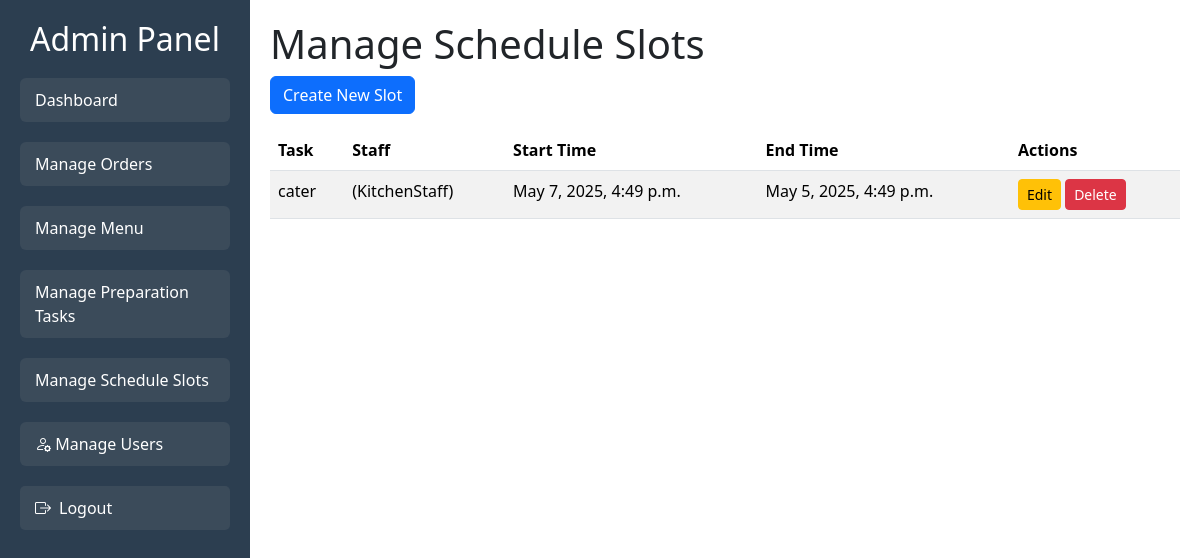
The app's page /preparation/schedule-slots/ with its own data.
### preparation/models.py (models this page shows, shortened)
class ScheduleSlot(models.Model):
    start_time = models.DateTimeField()
    end_time = models.DateTimeField()
    staff = models.ForeignKey(
        settings.AUTH_USER_MODEL,
        on_delete=models.CASCADE,
        limit_choices_to={'role__in': ['KitchenStaff', 'DeliveryStaff']}
    )
    task = models.ForeignKey(PrepTask, on_delete=models.CASCADE)

class PrepTask(models.Model):
    class Status(models.TextChoices):
        TODO = 'To Do', 'To Do'
        IN_PROGRESS = 'In Progress', 'In Progress'
        DONE = 'Done', 'Done'
    task_name = models.CharField(max_length=255)
    assigned_to = models.ForeignKey(
        settings.AUTH_USER_MODEL,
        on_delete=models.SET_NULL,
        null=True,
        blank=True,
        limit_choices_to={'role': 'KitchenStaff'},
        related_name='prep_tasks'
    )
    due_time = models.DateTimeField()
    status = models.CharField(max_length=20, choices=Status.choices, default=Status.TODO)
    related_order = models.ForeignKey(Order, on_delete=models.SET_NULL, null=True, blank=True)

### users/models.py (models this page shows)
class User(AbstractUser):
    class Roles(models.TextChoices):
        ADMIN = 'Admin', 'Admin'
        KITCHEN = 'KitchenStaff', 'Kitchen Staff'
        DELIVERY = 'DeliveryStaff', 'Delivery Staff'
        ORDER_MANAGER = 'OrderManager', 'Order Manager'
        CUSTOMER = 'Customer', 'Customer'
    role = models.CharField(
        max_length=20,
        choices=Roles.choices,
        default=Roles.CUSTOMER
    )
    def __str__(self):
        return f"{self.get_full_name()} ({self.role})"

### preparation/views.py (the view)
# urls.py: path('schedule-slots/', views.ScheduleSlotListView.as_view(), name='schedule_slot_changelist'),
class ScheduleSlotListView(ListView):
    model = ScheduleSlot
    template_name = 'preparation/schedule_slot_list.html'
    context_object_name = 'schedule_slots'

### preparation/templates/preparation/schedule_slot_list.html (shortened to what this page needs)
{% extends 'base_for_admin.html' %}
{% block content %}
<h1>Manage Schedule Slots</h1>
<a href="{% url 'preparation:schedule_slot_create' %}" class="btn btn-primary">Create New Slot</a>
<table class="table table-striped mt-3">
    <thead>
        <tr>
            <th>Task</th>
            <th>Staff</th>
            <th>Start Time</th>
            <th>End Time</th>
            <th>Actions</th>
        </tr>
    </thead>
    <tbody>
        {% for slot in schedule_slots %}
        <tr>
            <td>{{ slot.task.task_name }}</td>
            <td>{{ slot.staff }}</td>
            <td>{{ slot.start_time }}</td>
            <td>{{ slot.end_time }}</td>
            <td>
                <a href="{% url 'preparation:schedule_slot_edit' slot.pk %}" class="btn btn-warning btn-sm">Edit</a>
                <a href="{% url 'preparation:schedule_slot_delete' slot.pk %}" class="btn btn-danger btn-sm" onclick="return confirm('Are you sure you want to delete this slot?')">Delete</a>
            </td>
        </tr>
        {% endfor %}
    </tbody>
</table>
{% endblock %}

### static/css/styles.css (style rules this page uses)
body { margin: 0; font-family: Arial, sans-serif; }

### records on screen
ScheduleSlot: task.task_name "cater", staff "(KitchenStaff)", start_time "May 7, 2025, 4:49 p.m.", end_time "May 5, 2025, 4:49 p.m."
